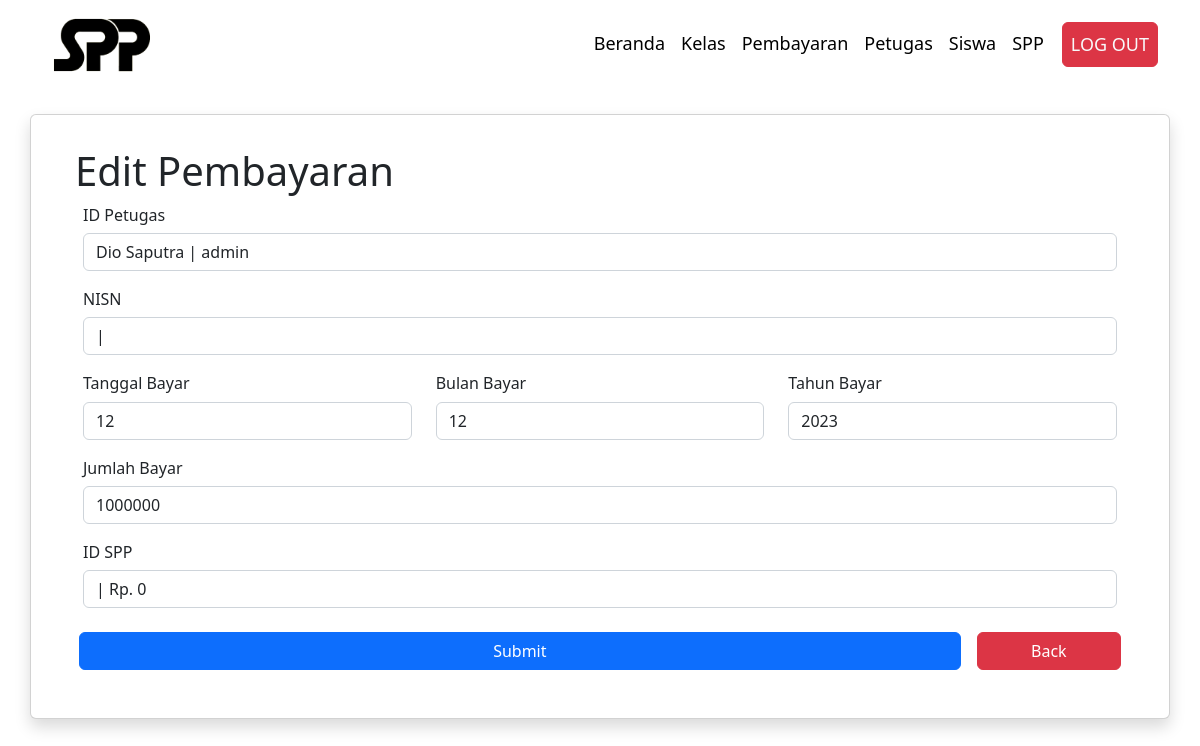
Page /client-admin/edit/editPembayaran.php?id=1 on the committed database.
### tables this page shows
CREATE TABLE `pembayaran`  (
  `id_pembayaran` int NOT NULL AUTO_INCREMENT,
  `id_petugas` int NOT NULL,
  `nisn` varchar(10) NOT NULL,
  `tgl_bayar` varchar(50) NOT NULL,
  `bulan_bayar` varchar(8) NOT NULL,
  `tahun_bayar` varchar(4) NOT NULL,
  `id_spp` int NOT NULL,
  `jumlah_bayar` int NOT NULL,
  PRIMARY KEY (`id_pembayaran`) USING BTREE
);

CREATE TABLE `petugas`  (
  `id_petugas` int NOT NULL AUTO_INCREMENT,
  `username` varchar(25) NOT NULL,
  `password` varchar(32) NOT NULL,
  `nama_petugas` varchar(35) NOT NULL,
  `level` varchar(10) NOT NULL,
  PRIMARY KEY (`id_petugas`) USING BTREE
);

### client-admin/edit/editPembayaran.php (the view, shortened to what this page needs)
<?php
include '../../connection.php';
  if (isset($_GET['id'])) {
    $id = ($_GET["id"]);
    $query = "SELECT * FROM pembayaran as a LEFT JOIN siswa as b ON a.nisn = b.nisn LEFT JOIN spp as c ON a.id_spp = c.id_spp LEFT JOIN petugas as
    d ON a.id_petugas = d.id_petugas  WHERE id_pembayaran ='$id'";
    $result = mysqli_query($conn, $query);
    $data = mysqli_fetch_assoc($result);
    $nominal =$data['nominal'] ;
    $HN = number_format($nominal);
  } else {
    echo "<script>alert('Masukkan data id.');window.location='index.php';</script>";
  }
  ?>
<!DOCTYPE html>
<html lang="en">
    <head>
    <?php
            include('./components/header.php')
            ?>
    </head>
    <body>
            <?php
            include('./components/navbar.php')
            ?>
            <div class="container-fluid">
                <form action="../../server/api-pembayaran/editData.php" method="post">
                    <div class="container mt-4 card shadow">
                        <div class="card-body m-3">
                            <div class="h1">Edit Pembayaran <?php $data['nama'] ?></div>
                            <div class="card-text m-2">
                                <div class="form-group mb-3">
                                    <label class="h6">ID Petugas</label>
                                    <select name="id_petugas" class="form-control">
                                        <option value="<?php echo $data['id_petugas'] ?>" selected>
                                        <?php echo $data['nama_petugas'];?> | <?php echo $data['level'];?>
                                        </option>
                                    </select>
                                </div>
                                <div class="form-group mb-3">
                                    <label class="h6">NISN</label>
                                    <select name="nisn" class="form-control">
                                        <option value="<?php echo $data['nisn'] ?>" selected>
                                        <?php echo $data['nisn'];?> | <?php echo $data['nama'];?>
                                        </option>
                                    </select>
                                </div>
                                <div class="row">
                                    <div class="form-group mb-3 col-md-4">
                                        <label class="h6">Tanggal Bayar</label>
                                        <input type="text" name="tgl_bayar" value="<?php echo $data['tgl_bayar'] ?>" class="form-control">
                                    </div>
                                    <div class="form-group mb-3 col-md-4">
                                        <label class="h6">Bulan Bayar</label>
                                        <input type="text" name="bulan_bayar" value="<?php echo $data['bulan_bayar'] ?>" class="form-control">
                                    </div>
                                    <div class="form-group mb-3 col-md-4">
                                        <label class="h6">Tahun Bayar</label>
                                        <input type="text" name="tahun_bayar" value="<?php echo $data['tahun_bayar'] ?>" class="form-control">
                                    </div>
                                </div>
                                <div class="form-group mb-3">
                                    <label class="h6">Jumlah Bayar</label>
                                    <input type="text" name="jumlah_bayar" value="<?php echo $data['jumlah_bayar'] ?>" class="form-control">
                                </div>
                                <div class="form-group mb-3">
                                    <label class="h6">ID SPP</label>
                                    <select name="id_spp" class="form-control">
                                        <option value="<?php echo $data['id_spp'];?>" selected>
                                        <?php echo $data['tahun'];?> | Rp. <?php echo $HN ?>
                                        </option>
                                    </select>
                                </div>
                                <div class="form-group">
                                    <div class="row">
                                        <input href="../pembayaran.php" type="submit" class="btn btn-primary col-10 m-2">
                                        <a class="btn btn-danger col m-2" href="../kelas.php" role="button">Back</a>
                                    </div>
                                </div>
                            </div>
                        </div>
                    </div>
                </form>
            </div>
    </body>
</html>

### rows in the picture
pembayaran: id_petugas "Dio Saputra | admin", tgl_bayar "12", bulan_bayar "12", tahun_bayar "2023", jumlah_bayar "1000000"
